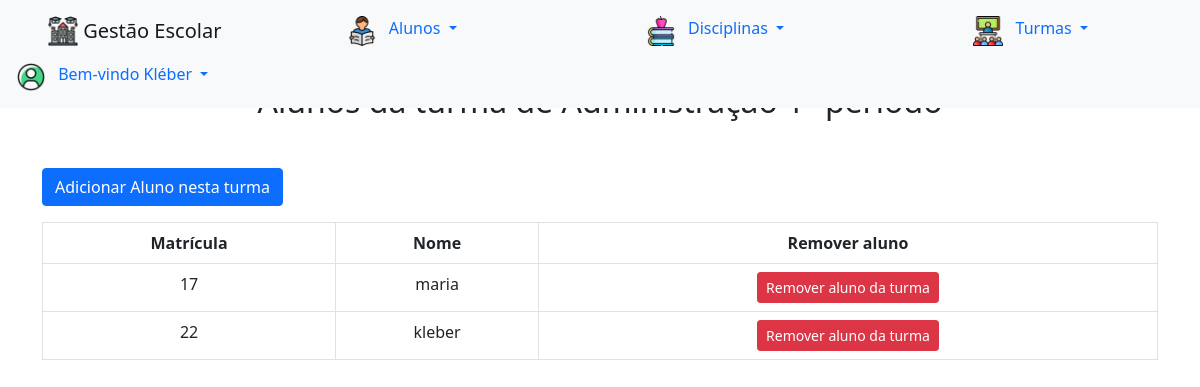
The page /turmas/ver_alunos_turma.php?acao=ver_alunos&id_turma=1&nome_turma=Administração 1º período (signed in) on the database its author committed.
### tables this page shows
CREATE TABLE IF NOT EXISTS `alunos` (
    `id` int(11) NOT NULL AUTO_INCREMENT,
    `nome` varchar(5000) DEFAULT NULL,
    `id_turma` int(11) DEFAULT NULL,
    PRIMARY KEY (`id`),
    KEY `turma_aluno` (`id_turma`),
    CONSTRAINT `turma_aluno` FOREIGN KEY (`id_turma`) REFERENCES `turmas` (`id`) ON DELETE NO ACTION ON UPDATE NO ACTION
    );

### db/database.php (called while the page is built, shortened)
<?php
function verAlunosTurma($id){
    $conexao = conecta_bd();
    $query = $conexao->prepare("SELECT alunos.id AS 'id_aluno', alunos.nome,turmas.id AS 'id_turma', turmas.nome AS 'nome_turma' FROM alunos,turmas WHERE alunos.id_turma = turmas.id AND turmas.id = $id");
    $query->execute();
    $lista = $query->fetchAll(PDO::FETCH_ASSOC);
    return $lista;
}
?>

### turmas/ver_alunos_turma.php (the view, shortened to what this page needs)
<?php
require_once('../db/database.php');
if (isset($_GET['acao'])) {
    if($_GET['acao'] == 'ver_alunos') {
        $idTurma = $_GET['id_turma'];
        $nomeTurma = $_GET['nome_turma'];
        $alunos = verAlunosTurma($idTurma);
    }
}
?>
<!doctype html>
<html lang="pt-br">
<head>
    <link href="https://cdn.jsdelivr.net/npm/bootstrap@5.0.2/dist/css/bootstrap.min.css" rel="stylesheet">
</head>
<body>
    <?php
        include '../menu.php';
    ?>
    <h2 class="text-center h2 mt-3" style="padding-top: 66px;">Alunos da turma de <?= $nomeTurma ?></h2>
    <div class="container mt-5">
        <button  href="javascript(void)" data-toggle="modal" data-target="#adicionar_aluno_turma"  class="btn btn-primary" type="button">Adicionar Aluno nesta turma</button>
        <div class="table-responsive mt-3">
            <table class="table table-bordered" id="dataTable" width="100%" cellspacing="0">
                <thead>
                    <tr>
                        <th class="text-center">Matrícula</th>
                        <th class="text-center">Nome</th>
                        <th class="text-center" data-orderable="false">Remover aluno</th>
                    </tr>
                </thead>
                <tbody>
                    <?php
                        foreach($alunos as $aluno):
                        ?>
                        <tr>
                            <td class="text-center"><?= $aluno['id_aluno'] ?></td>
                            <td class="text-center"><?= $aluno['nome'] ?></td>
                            <td class="text-center">
                                <a href="javascript(void)" data-toggle="modal" data-target="#remover_aluno_turma-<?=$aluno['id_aluno'];?>" class="btn btn-sm btn-danger">Remover aluno da turma</a>
                            </td>
                        </tr>
                    <?php endforeach ?>
                </tbody>
            </table>
        </div>
    </div>
    <script src="https://cdn.jsdelivr.net/npm/bootstrap@4.0.0/dist/js/bootstrap.min.js"></script></body>
</body>
</html>

### rows shown on the page
alunos: id "17", nome "maria"
alunos: id "22", nome "kleber"

### other values the page prints
$_SESSION['usuario'] "Kléber"
